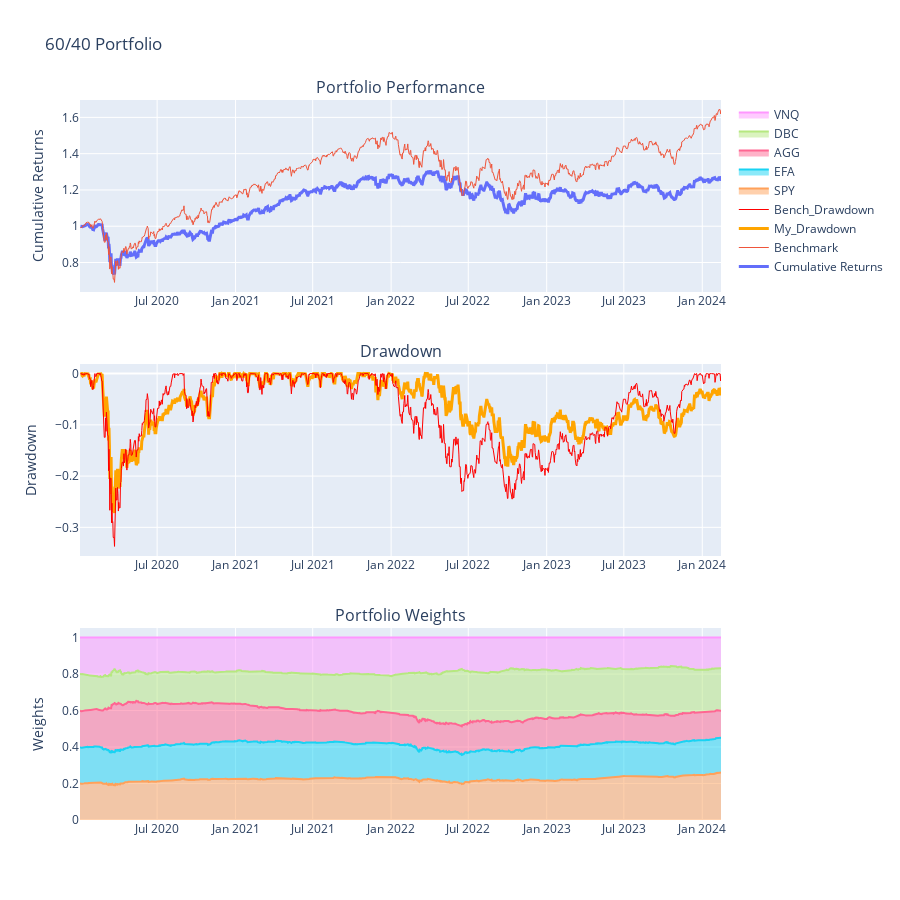

This figure's notebook cell:
### Code cell
sf = StrategyBacktest('dataset.csv', ivy, start_date='2020-01-01')
sf.run(tickers=['SPY', 'EFA', 'AGG', 'DBC', 'VNQ'], rebalance=False, title='60/40 Portfolio', n=1)

### Figure 1 — Plotly figure (JSON) as saved in the notebook; plotly's stock layout.template omitted (floating-point values rounded to 4 significant figures; data arrays with more than 128 entries replaced by an {"elided": "..."} marker saying what was removed)
{"data": [{"line": {"width": 3}, "name": "Cumulative Returns", "type": "scatter", "x": {"elided": "1505 str values"}, "xaxis": "x", "y": {"elided": "1505 float values"}, "yaxis": "y"}, {"line": {"width": 1}, "name": "Benchmark", "type": "scatter", "x": {"elided": "1505 str values"}, "xaxis": "x", "y": {"elided": "1505 float values"}, "yaxis": "y"}, {"line": {"color": "orange", "width": 3}, "name": "My_Drawdown", "type": "scatter", "x": {"elided": "1505 str values"}, "xaxis": "x2", "y": {"elided": "1505 float values"}, "yaxis": "y2"}, {"line": {"color": "red", "width": 1}, "name": "Bench_Drawdown", "type": "scatter", "x": {"elided": "1505 str values"}, "xaxis": "x2", "y": {"elided": "1505 float values"}, "yaxis": "y2"}, {"name": "SPY", "stackgroup": "one", "type": "scatter", "x": {"elided": "1505 str values"}, "xaxis": "x3", "y": {"elided": "1505 float values"}, "yaxis": "y3"}, {"name": "EFA", "stackgroup": "one", "type": "scatter", "x": {"elided": "1505 str values"}, "xaxis": "x3", "y": {"elided": "1505 float values"}, "yaxis": "y3"}, {"name": "AGG", "stackgroup": "one", "type": "scatter", "x": {"elided": "1505 str values"}, "xaxis": "x3", "y": {"elided": "1505 float values"}, "yaxis": "y3"}, {"name": "DBC", "stackgroup": "one", "type": "scatter", "x": {"elided": "1505 str values"}, "xaxis": "x3", "y": {"elided": "1505 float values"}, "yaxis": "y3"}, {"name": "VNQ", "stackgroup": "one", "type": "scatter", "x": {"elided": "1505 str values"}, "xaxis": "x3", "y": {"elided": "1505 float values"}, "yaxis": "y3"}], "layout": {"annotations": [{"font": {"size": 16}, "showarrow": false, "text": "Portfolio Performance", "x": 0.5, "xanchor": "center", "xref": "paper", "y": 1, "yanchor": "bottom", "yref": "paper"}, {"font": {"size": 16}, "showarrow": false, "text": "Drawdown", "x": 0.5, "xanchor": "center", "xref": "paper", "y": 0.6333, "yanchor": "bottom", "yref": "paper"}, {"font": {"size": 16}, "showarrow": false, "text": "Portfolio Weights", "x": 0.5, "xanchor": "center", "xref": "paper", "y": 0.2667, "yanchor": "bottom", "yref": "paper"}], "height": 900, "showlegend": true, "title": {"text": "60/40 Portfolio"}, "xaxis": {"anchor": "y", "domain": [0, 1]}, "xaxis2": {"anchor": "y2", "domain": [0, 1]}, "xaxis3": {"anchor": "y3", "domain": [0, 1]}, "yaxis": {"anchor": "x", "domain": [0.7333, 1], "title": {"text": "Cumulative Returns"}}, "yaxis2": {"anchor": "x2", "domain": [0.3667, 0.6333], "title": {"text": "Drawdown"}}, "yaxis3": {"anchor": "x3", "domain": [0, 0.2667], "title": {"text": "Weights"}}}}
